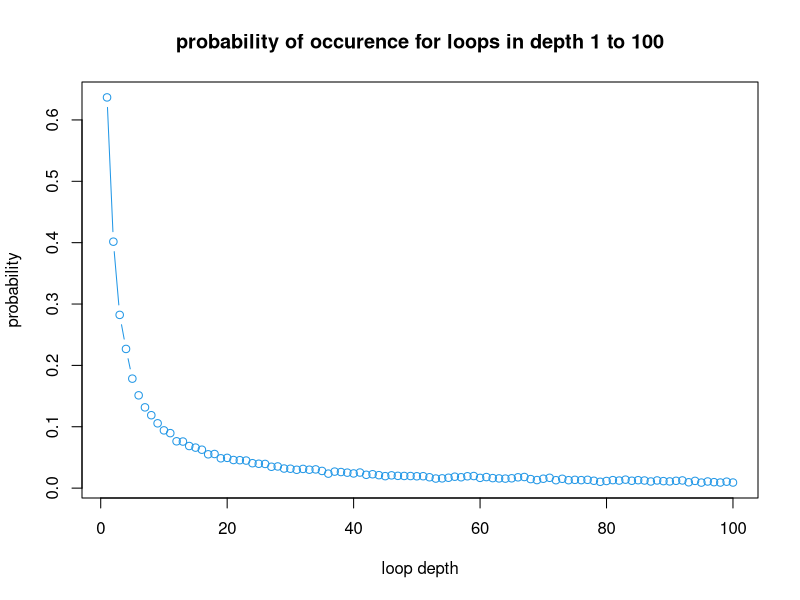

Generate this figure with R:
## ---- chunk 1
# Henry Blackwell (s2451994), Peijie Zeng (s2332799) , Jing Pan (s2312688)
# https://github.com/pj-rose/statistical-programming-2-10.13
# Henry: comments (+q4), giving logic for 1,2 & 5 (helping pj with the code) , 
# Peijie Zeng: most of coding and structure for 1,2,5 & 6, 
# Jing Pan : proof reading, error checking and explain mathematical property of the task 
#
# READ ME, All comments will be above the line in question (using one: # )
# for larger functions or if statements, etc: (using 2: ##)
# we may use multiple lines of comments for explanation
# 
# 
pone=function(n,k,strategy,nreps=10000){
  # Labels our boxes from 1 to 2n, in a vector.
  boxes=1:(2*n)
  # a counter, to keep track of when a prisoner finds their number
  successes=0
  if(strategy==1){
## Strategy 1, the prisoner first opens the box labelled with the their prisoner 
## number, the card which has now been revealed will dictate the next box to open.
## this will be continued until the card with the same number as the prisoner number
## is found or the prisoner has run out of attempts ( = half the number of boxes) 
# simulates a new instance of the room 'nreps' times
    for (i in 1:nreps){
# Shuffles the cards to get a random instance
      cards=sample(2*n,2*n)
# Uses the core_while function, which is a while loop , which is used 
# for both strategy 1 & 2, this makes the code more concise, here the critical
# argument is 1 (in the 2nd position) which means the first box chosen is the
# the prisoners number, please see the core while function for more details
      successes=successes+core_while(n,1,k,cards)
    }
# the core_while function returns the number of successes, which is then used
# to calculate the probably by dividing by the number of simulations (nreps)
      prob=successes/nreps
      return(prob)
    
  }
  if(strategy==2){
## Strategy 2, a randomly selected first box but then a continuation in the 
##  style of Strategy 1, comments for strategy 1 apply identically when we have 
## the same variable names, the main difference is for argument 0 for core_while
## (I've omitted similar comments to strategy 1)
     for (i in 1:nreps){
      cards=sample(2*n,2*n)
# here 0, makes the first box randomly selected
      successes=successes+core_while(n,0,k,cards)
    }
    prob=successes/nreps
    return(prob)
    
 }
  if(strategy==3){
## Strategy 3 is the most simplistic, only randomly picking boxes to open, 
## we achieve this via sampling without replacement , to stop the possibility of
## opening a box multiple times. Therefore, there isn't a requirement for knowing
## the last decision or any, allowing us to effectively open all boxes at the 
## same time this removes the need for a while loop (core_while) as seen in 
## strategy 1 & 2
## (I've omitted similar comments to strategy 1 & 2)
     for (i in 1:nreps){
      cards=sample(2*n,2*n)
# we sample w/o replacement, half of the boxes
      opened_boxes=sample(2*n,n)
# here in one go, we check if any card number equals the prisoner number
      if(any(opened_boxes==k)==TRUE)
        successes=successes+1
    }
    prob=successes/nreps
    return(prob)
  }
}
## ---- chunk 2
## a function which will be can called upon when using strategy 1 or 2 as to  
## make the code as a whole more concise and readable
## Arguments: n, number of attempts, p (is the same as k but relabeled )  
## and cards (same as card in pone and pall but relabeled).
## This function is effectively a while loop which checks if the card found in 
## a box equals the prisoner number, whilst the number of attempts is less than n.
## If not then we check the next box and so forth, as described in strategy 1 & 2.
core_while=function(n,attempts,p,cards)
  {
# tracks the times a prisoner finds their card
    success=0
# this is to enter the while loop and get a random box 
    if (attempts==1)
   {
 ## gets the card number by opening the p-th box
     card_num=cards[p]
    }
    
   if (attempts==0)
   {
# finds the card number by sampling from the cards
     card_num=sample(cards,1)
# sets attempts to one, so we can enter the while loop 
     attempts=1
   }
# the main part of the function, a while loop, whilst attempts are less than n
    while(attempts<n)
    {
# if the card number equals the  prisoner number, p , then set success as 1
      if(card_num==p)
      {
        success=1
# break the loop, as soon as prisoner has found their card
        break;
      }
# if the if statement is false then go the next box
      else
      {
# finds the new box and the new card number by indexing over the cards by 
# the old card number (as the card_num position is the same as the box number)
        card_num=cards[card_num]
      }
# increment attempts 
      attempts=attempts+1
    }
# return if the prisoner was successful, 1 if yes 0 if not 
    return(success)
}
## ---- chunk 3
## a function pall which calculates the probability of all prisoners finding their card.
## arguments: n; (number of attempts, also half the number of prisoners or boxes);
## strategy 1,2  or 3 and number of repetitions. This function calculates the 
## probability of all prisoners finding their card.
pall=function(n,strategy,nreps)
  {
  prisoners=1:(2*n)
  all_released=nreps
# Strategy 1, see strategy==1 in pone for a full description
  if(strategy==1){
    for (i in 1:nreps){
      cards=sample(1:(2*n),2*n)
# now we loop over each prisoner in prisoners checking if they find the card
      for (prisoner in prisoners)
      {
# calling the core_while function, taking arguments from the for loop over nreps
# and other parts inside or outside the strategy == 1 if statement
        if(core_while(n,1,prisoner,cards)==0)
        {
# we start at all_released has a value of nreps, the negatively increment, if 
# any prisoner is unsuccessful
          all_released=all_released-1
# we break, as its pointless checking the other prisoners as they share each 
# others fate 
          break
        }
      }
    }
    return(all_released/nreps)
  }
## Using strategy 2, as described in comments for pone
## I've omitted comments where there the same as other strategies
  if(strategy==2){
    for (i in 1:nreps)
    {
      cards=sample(1:(2*n),2*n)
      for (prisoner in prisoners)
      {
# here attempts == 0 to access the corresponding part of core_while which 
# randomly selects the first box 
        if(core_while(n,0,prisoner,cards)==0)
        {
          all_released=all_released-1
          break;
        }
      }
    }
# we return the probability by calculating the successful outcomes over the total outcomes
    return(all_released/nreps)
    
  }
## Strategy 3, 
## again here we check all boxes simultaneously, 
  if (strategy==3)
  {
    for (i in 1:nreps)
    {
      cards=sample(1:(2*n),2*n)
# Unlike pone we use a for loop over so we can check if each prisoner finds their
# card 
      for (prisoner in prisoners)
      {
# we sample without replacement n times
        opened_boxes=sample(1:(2*n),n)
# then we check if any prisoners doesn't escape, then using 'all_released' to 
# store this info
        if (any(opened_boxes==prisoner)==FALSE)
        {
          all_released=all_released-1
          break;
        }
      }
    }
    return(all_released/nreps)
  }
}
## ---- chunk 4
#Individual success probability
#n=5
#strategy 1 , 
pone(5,3,1,10000)
#strategy 2 
pone(5,3,2,10000) 
#strategy 3
pone(5,3,3,10000)
#n=50
#strategy 1, th
pone(50,3,1,10000)
#strategy 2, Its quite interesting that starting from a random box but using 
# a very similar strategy makes it significantly less effective 
pone(50,3,2,10000)
#strategy 3
pone(50,3,3,10000)
#Joint success probability
#n=5
#strategy 1, this should be near zero right, (1/2^10), yet its not weird, maybe 
# n is too small too, I wonder how pall (n=50) will turn out.
pall(5,1,10000) 
#strategy 2
pall(5,2,10000)
#strategy 3
pall(5,3,10000)
#n=50
# strategy 1, this is the most surprising result, as it seems that it should 
# roughly be a (1/2)^2n chance of escaping, which should be effectively zero, yet
# its around 0.31? This is counter-intuitive because it seems like the prisoners
# are independent of each other but using strategy 1, in fact they're dependent. 
pall(50,1,10000) 
#strategy 2, now we get a zero, maybe by starting at a random box, it makes the 
# prisoners independent again.
pall(50,2,10000)
#strategy 3, 
pall(50,3,10000)
## ---- chunk 5
dloop=function(n,nreps)
## This function, dloop , estimates, by simulation, the probability of each 
## loop length from 1 to 2n occurring at least once in a random shuffling of 
## cards to boxes arguments: n and nreps  
## outputs: a 2n-vector of probabilities.
## we use the formula:  u[u[· · · u[u[k]] · · · ]] = k. 
## to find loops of length k, using for loops to check each box
{
  boxes=1:(2*n)
# creates an empty vector of length 2n to store the probabilities in
  occurence=rep(0,2*n)
# simulates the problem nreps times
  for (i in 1:nreps)
  {
# creates an empty vector of length 2n to store the probabilities in for each 
# separate instance 
    occurence_time=rep(0,2*n) 
    cards=sample(boxes,2*n)
# sets the search parameter to a depth of 1  e.g length of 1
     depth=1
# relabeling for concision
     u=cards
     permutation_matrix=cards
# using a while loop checks for loops of length up to  the theoretical limit  
#
# we create a (2n*2n) matrix, the permutation_matrix, where the columns are the
# sequence of the cards found by opening the boxes sequentially in the style of
# of strategy 1, the columns must be 2n tall in case we have a loop of length 2n
# and it's 2n wide, In case we have 100 loops of length 1
     while(depth<2*n)
     {
# finds the loop
      u=cards[u]
# uses rbind to create the big matrix (as described above)
      permutation_matrix=rbind(permutation_matrix,u)
# checks for the next loop which is 1 longer then the previous 
      depth=depth+1
     }
     for (box in boxes)
     {
# records the simulated occurrence of the different depth (length) of the loops
       occurence_time[which(permutation_matrix[,box]==box)[1]]=1
     }
# complies all the raw occurrences times together into one 2n long vector
    occurence=occurence+occurence_time
  }
# takes each element in the vector and divides by reps to get it in a 
# between 0 and 1, e.g. a probability 
  probs=occurence/nreps
  return(probs)
}
## ---- chunk 6
# calling the function dloop(), 
n=50 
nreps=10000
prob=dloop(n,nreps)
prob
## ---- chunk 7
## finds the probability that there is no loop longer than 50 
## arguments n and nreps
## some of this code is the same as dloop, so I've omitted the corresponding 
## code
dloop.check=function(n,nreps)
{
  boxes=1:(2*n)
# sets the variable at 0, which will later be used to record loops less than 50
  less_50=0
  for (i in 1:nreps)
  {
     cards=sample(boxes,2*n)
# an empty vector of length 2n for storing values
     depth_measure=rep(0,2*n)
     depth=1
     u=cards
     permutation_matrix=cards
     while(depth<2*n)
     {
      u=cards[u]
      permutation_matrix=rbind(permutation_matrix,u)
      depth=depth+1
     }
     for (box in boxes)
     {
      depth_measure[which(permutation_matrix[,box]==box)[1]]=1
     }
 ## depth_measure is recording the occurrence depth of the loop in each interaction
      if (any(depth_measure[(n+1):(2*n)]==1)==FALSE)
      {
# records if there is no loop longer then 50 
        less_50=less_50+1
      }
  }
# returns the prob that no loop is longer than 50
  return(less_50/nreps)
}
## ---- chunk 8
d=1:100 # a lovely 1/x graph 
plot(d,prob,type='b',col=4,xlab='loop depth',ylab='probability',main='probability of occurence for loops in depth 1 to 100')
